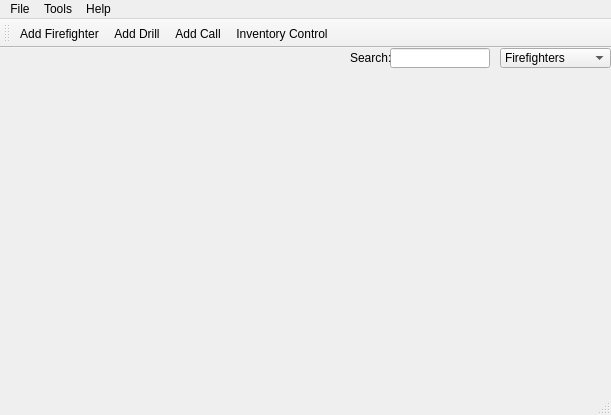
<?xml version="1.0" encoding="UTF-8"?>
<ui version="4.0">
 <class>MainWindow</class>
 <widget class="QMainWindow" name="MainWindow">
  <property name="geometry">
   <rect>
    <x>0</x>
    <y>0</y>
    <width>611</width>
    <height>415</height>
   </rect>
  </property>
  <property name="windowTitle">
   <string>Fire Department Management System</string>
  </property>
  <property name="windowIcon">
   <iconset resource="../resources/resources.qrc">
    <normaloff>:/icons/Icon.png</normaloff>:/icons/Icon.png</iconset>
  </property>
  <widget class="QWidget" name="centralWidget">
   <widget class="QComboBox" name="cmbSearch">
    <property name="geometry">
     <rect>
      <x>500</x>
      <y>0</y>
      <width>111</width>
      <height>20</height>
     </rect>
    </property>
    <item>
     <property name="text">
      <string>Firefighters</string>
     </property>
    </item>
    <item>
     <property name="text">
      <string>Drills</string>
     </property>
    </item>
    <item>
     <property name="text">
      <string>Calls</string>
     </property>
    </item>
   </widget>
   <widget class="QLineEdit" name="txtSearch">
    <property name="geometry">
     <rect>
      <x>390</x>
      <y>0</y>
      <width>100</width>
      <height>20</height>
     </rect>
    </property>
    <property name="maximumSize">
     <size>
      <width>100</width>
      <height>20</height>
     </size>
    </property>
   </widget>
   <widget class="QLabel" name="lblSearch">
    <property name="geometry">
     <rect>
      <x>350</x>
      <y>0</y>
      <width>46</width>
      <height>20</height>
     </rect>
    </property>
    <property name="text">
     <string>Search:</string>
    </property>
   </widget>
  </widget>
  <widget class="QStatusBar" name="statusBar"/>
  <widget class="QMenuBar" name="menuBar">
   <property name="geometry">
    <rect>
     <x>0</x>
     <y>0</y>
     <width>611</width>
     <height>21</height>
    </rect>
   </property>
   <widget class="QMenu" name="menuFile">
    <property name="title">
     <string>File</string>
    </property>
    <addaction name="actQuit"/>
   </widget>
   <widget class="QMenu" name="menuTools">
    <property name="title">
     <string>Tools</string>
    </property>
    <addaction name="actSearch"/>
    <addaction name="separator"/>
    <addaction name="actAddFirefighter"/>
    <addaction name="actAddDrill"/>
    <addaction name="actAddCall"/>
    <addaction name="separator"/>
    <addaction name="actInventoryControl"/>
    <addaction name="actInventoryCheck"/>
   </widget>
   <widget class="QMenu" name="menuHelp">
    <property name="title">
     <string>Help</string>
    </property>
    <addaction name="actAbout"/>
   </widget>
   <addaction name="menuFile"/>
   <addaction name="menuTools"/>
   <addaction name="menuHelp"/>
  </widget>
  <widget class="QToolBar" name="toolBar">
   <property name="windowTitle">
    <string>toolBar</string>
   </property>
   <property name="iconSize">
    <size>
     <width>32</width>
     <height>32</height>
    </size>
   </property>
   <attribute name="toolBarArea">
    <enum>TopToolBarArea</enum>
   </attribute>
   <attribute name="toolBarBreak">
    <bool>false</bool>
   </attribute>
   <addaction name="actAddFirefighter"/>
   <addaction name="actAddDrill"/>
   <addaction name="actAddCall"/>
   <addaction name="actInventoryControl"/>
  </widget>
  <action name="actQuit">
   <property name="text">
    <string>Quit</string>
   </property>
  </action>
  <action name="actSearch">
   <property name="text">
    <string>Search</string>
   </property>
  </action>
  <action name="actAddFirefighter">
   <property name="icon">
    <iconset resource="../resources/resources.qrc">
     <normaloff>:/icons/AddFirefighter.png</normaloff>:/icons/AddFirefighter.png</iconset>
   </property>
   <property name="text">
    <string>Add Firefighter</string>
   </property>
   <property name="toolTip">
    <string>Add Firefighter</string>
   </property>
  </action>
  <action name="actAbout">
   <property name="text">
    <string>About</string>
   </property>
  </action>
  <action name="actAddDrill">
   <property name="icon">
    <iconset resource="../resources/resources.qrc">
     <normaloff>:/icons/AddDrill.png</normaloff>:/icons/AddDrill.png</iconset>
   </property>
   <property name="text">
    <string>Add Drill</string>
   </property>
   <property name="toolTip">
    <string>Add Drill</string>
   </property>
  </action>
  <action name="actAddCall">
   <property name="icon">
    <iconset resource="../resources/resources.qrc">
     <normaloff>:/icons/AddCall.png</normaloff>:/icons/AddCall.png</iconset>
   </property>
   <property name="text">
    <string>Add Call</string>
   </property>
  </action>
  <action name="actInventoryControl">
   <property name="icon">
    <iconset resource="../resources/resources.qrc">
     <normaloff>:/icons/InventoryControl.png</normaloff>:/icons/InventoryControl.png</iconset>
   </property>
   <property name="text">
    <string>Inventory Control</string>
   </property>
   <property name="toolTip">
    <string>Inventory Control</string>
   </property>
  </action>
  <action name="actInventoryCheck">
   <property name="icon">
    <iconset resource="../resources/resources.qrc">
     <normaloff>:/icons/InventoryCheck.png</normaloff>:/icons/InventoryCheck.png</iconset>
   </property>
   <property name="text">
    <string>Inventory Check</string>
   </property>
  </action>
 </widget>
 <layoutdefault spacing="6" margin="11"/>
 <resources>
  <include location="../resources/resources.qrc"/>
 </resources>
 <connections>
  <connection>
   <sender>actQuit</sender>
   <signal>triggered()</signal>
   <receiver>MainWindow</receiver>
   <slot>close()</slot>
   <hints>
    <hint type="sourcelabel">
     <x>-1</x>
     <y>-1</y>
    </hint>
    <hint type="destinationlabel">
     <x>305</x>
     <y>207</y>
    </hint>
   </hints>
  </connection>
  <connection>
   <sender>txtSearch</sender>
   <signal>returnPressed()</signal>
   <receiver>MainWindow</receiver>
   <slot>mdiSearch()</slot>
   <hints>
    <hint type="sourcelabel">
     <x>409</x>
     <y>75</y>
    </hint>
    <hint type="destinationlabel">
     <x>409</x>
     <y>134</y>
    </hint>
   </hints>
  </connection>
  <connection>
   <sender>actAddCall</sender>
   <signal>triggered()</signal>
   <receiver>MainWindow</receiver>
   <slot>mdiAddCall()</slot>
   <hints>
    <hint type="sourcelabel">
     <x>-1</x>
     <y>-1</y>
    </hint>
    <hint type="destinationlabel">
     <x>305</x>
     <y>207</y>
    </hint>
   </hints>
  </connection>
  <connection>
   <sender>actAddDrill</sender>
   <signal>triggered()</signal>
   <receiver>MainWindow</receiver>
   <slot>mdiAddDrill()</slot>
   <hints>
    <hint type="sourcelabel">
     <x>-1</x>
     <y>-1</y>
    </hint>
    <hint type="destinationlabel">
     <x>305</x>
     <y>207</y>
    </hint>
   </hints>
  </connection>
  <connection>
   <sender>actAddFirefighter</sender>
   <signal>triggered()</signal>
   <receiver>MainWindow</receiver>
   <slot>mdiAddFirefighter()</slot>
   <hints>
    <hint type="sourcelabel">
     <x>-1</x>
     <y>-1</y>
    </hint>
    <hint type="destinationlabel">
     <x>305</x>
     <y>207</y>
    </hint>
   </hints>
  </connection>
  <connection>
   <sender>actInventoryCheck</sender>
   <signal>triggered()</signal>
   <receiver>MainWindow</receiver>
   <slot>mdiInventoryCheck()</slot>
   <hints>
    <hint type="sourcelabel">
     <x>-1</x>
     <y>-1</y>
    </hint>
    <hint type="destinationlabel">
     <x>305</x>
     <y>207</y>
    </hint>
   </hints>
  </connection>
  <connection>
   <sender>actInventoryControl</sender>
   <signal>triggered()</signal>
   <receiver>MainWindow</receiver>
   <slot>mdiInventoryControl()</slot>
   <hints>
    <hint type="sourcelabel">
     <x>-1</x>
     <y>-1</y>
    </hint>
    <hint type="destinationlabel">
     <x>305</x>
     <y>207</y>
    </hint>
   </hints>
  </connection>
 </connections>
 <slots>
  <slot>txtSearchReturnPressed()</slot>
 </slots>
</ui>
